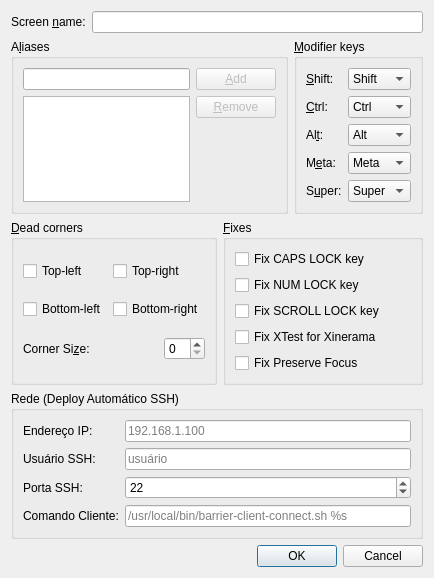
<?xml version="1.0" encoding="UTF-8"?>
<ui version="4.0">
 <class>ScreenSettingsDialogBase</class>
 <widget class="QDialog" name="ScreenSettingsDialogBase">
  <property name="geometry">
   <rect>
    <x>0</x>
    <y>0</y>
    <width>434</width>
    <height>437</height>
   </rect>
  </property>
  <property name="windowTitle">
   <string>Screen Settings</string>
  </property>
  <layout class="QVBoxLayout">
   <item>
    <layout class="QHBoxLayout">
     <item>
      <widget class="QLabel" name="label_7">
       <property name="text">
        <string>Screen &amp;name:</string>
       </property>
       <property name="buddy">
        <cstring>m_pLineEditName</cstring>
       </property>
      </widget>
     </item>
     <item>
      <widget class="QLineEdit" name="m_pLineEditName"/>
     </item>
    </layout>
   </item>
   <item>
    <layout class="QHBoxLayout">
     <item>
      <widget class="QGroupBox" name="m_pGroupAliases">
       <property name="enabled">
        <bool>true</bool>
       </property>
       <property name="title">
        <string>A&amp;liases</string>
       </property>
       <property name="checked">
        <bool>false</bool>
       </property>
       <layout class="QGridLayout">
        <item row="0" column="0">
         <widget class="QLineEdit" name="m_pLineEditAlias"/>
        </item>
        <item row="0" column="1">
         <widget class="QPushButton" name="m_pButtonAddAlias">
          <property name="enabled">
           <bool>false</bool>
          </property>
          <property name="text">
           <string>&amp;Add</string>
          </property>
         </widget>
        </item>
        <item row="1" column="0" rowspan="2">
         <widget class="QListWidget" name="m_pListAliases">
          <property name="selectionMode">
           <enum>QAbstractItemView::ExtendedSelection</enum>
          </property>
         </widget>
        </item>
        <item row="1" column="1">
         <widget class="QPushButton" name="m_pButtonRemoveAlias">
          <property name="enabled">
           <bool>false</bool>
          </property>
          <property name="text">
           <string>&amp;Remove</string>
          </property>
         </widget>
        </item>
        <item row="2" column="1">
         <spacer>
          <property name="orientation">
           <enum>Qt::Vertical</enum>
          </property>
          <property name="sizeHint" stdset="0">
           <size>
            <width>20</width>
            <height>126</height>
           </size>
          </property>
         </spacer>
        </item>
       </layout>
      </widget>
     </item>
     <item>
      <widget class="QGroupBox" name="m_pGroupModifiers">
       <property name="title">
        <string>&amp;Modifier keys</string>
       </property>
       <property name="checked">
        <bool>false</bool>
       </property>
       <layout class="QGridLayout">
        <item row="0" column="0">
         <widget class="QLabel" name="label_2">
          <property name="text">
           <string>&amp;Shift:</string>
          </property>
          <property name="buddy">
           <cstring>m_pComboBoxShift</cstring>
          </property>
         </widget>
        </item>
        <item row="0" column="1">
         <widget class="QComboBox" name="m_pComboBoxShift">
          <item>
           <property name="text">
            <string>Shift</string>
           </property>
          </item>
          <item>
           <property name="text">
            <string>Ctrl</string>
           </property>
          </item>
          <item>
           <property name="text">
            <string>Alt</string>
           </property>
          </item>
          <item>
           <property name="text">
            <string>Meta</string>
           </property>
          </item>
          <item>
           <property name="text">
            <string>Super</string>
           </property>
          </item>
          <item>
           <property name="text">
            <string>None</string>
           </property>
          </item>
         </widget>
        </item>
        <item row="1" column="0">
         <widget class="QLabel" name="label_3">
          <property name="text">
           <string>&amp;Ctrl:</string>
          </property>
          <property name="buddy">
           <cstring>m_pComboBoxCtrl</cstring>
          </property>
         </widget>
        </item>
        <item row="1" column="1">
         <widget class="QComboBox" name="m_pComboBoxCtrl">
          <property name="currentIndex">
           <number>1</number>
          </property>
          <item>
           <property name="text">
            <string>Shift</string>
           </property>
          </item>
          <item>
           <property name="text">
            <string>Ctrl</string>
           </property>
          </item>
          <item>
           <property name="text">
            <string>Alt</string>
           </property>
          </item>
          <item>
           <property name="text">
            <string>Meta</string>
           </property>
          </item>
          <item>
           <property name="text">
            <string>Super</string>
           </property>
          </item>
          <item>
           <property name="text">
            <string>None</string>
           </property>
          </item>
         </widget>
        </item>
        <item row="2" column="0">
         <widget class="QLabel" name="label_4">
          <property name="text">
           <string>Al&amp;t:</string>
          </property>
          <property name="buddy">
           <cstring>m_pComboBoxAlt</cstring>
          </property>
         </widget>
        </item>
        <item row="2" column="1">
         <widget class="QComboBox" name="m_pComboBoxAlt">
          <property name="currentIndex">
           <number>2</number>
          </property>
          <item>
           <property name="text">
            <string>Shift</string>
           </property>
          </item>
          <item>
           <property name="text">
            <string>Ctrl</string>
           </property>
          </item>
          <item>
           <property name="text">
            <string>Alt</string>
           </property>
          </item>
          <item>
           <property name="text">
            <string>Meta</string>
           </property>
          </item>
          <item>
           <property name="text">
            <string>Super</string>
           </property>
          </item>
          <item>
           <property name="text">
            <string>None</string>
           </property>
          </item>
         </widget>
        </item>
        <item row="3" column="0">
         <widget class="QLabel" name="label_5">
          <property name="text">
           <string>M&amp;eta:</string>
          </property>
          <property name="buddy">
           <cstring>m_pComboBoxMeta</cstring>
          </property>
         </widget>
        </item>
        <item row="3" column="1">
         <widget class="QComboBox" name="m_pComboBoxMeta">
          <property name="currentIndex">
           <number>3</number>
          </property>
          <item>
           <property name="text">
            <string>Shift</string>
           </property>
          </item>
          <item>
           <property name="text">
            <string>Ctrl</string>
           </property>
          </item>
          <item>
           <property name="text">
            <string>Alt</string>
           </property>
          </item>
          <item>
           <property name="text">
            <string>Meta</string>
           </property>
          </item>
          <item>
           <property name="text">
            <string>Super</string>
           </property>
          </item>
          <item>
           <property name="text">
            <string>None</string>
           </property>
          </item>
         </widget>
        </item>
        <item row="4" column="0">
         <widget class="QLabel" name="label_6">
          <property name="text">
           <string>S&amp;uper:</string>
          </property>
          <property name="buddy">
           <cstring>m_pComboBoxSuper</cstring>
          </property>
         </widget>
        </item>
        <item row="4" column="1">
         <widget class="QComboBox" name="m_pComboBoxSuper">
          <property name="currentIndex">
           <number>4</number>
          </property>
          <item>
           <property name="text">
            <string>Shift</string>
           </property>
          </item>
          <item>
           <property name="text">
            <string>Ctrl</string>
           </property>
          </item>
          <item>
           <property name="text">
            <string>Alt</string>
           </property>
          </item>
          <item>
           <property name="text">
            <string>Meta</string>
           </property>
          </item>
          <item>
           <property name="text">
            <string>Super</string>
           </property>
          </item>
          <item>
           <property name="text">
            <string>None</string>
           </property>
          </item>
         </widget>
        </item>
        <item row="5" column="0">
         <spacer>
          <property name="orientation">
           <enum>Qt::Vertical</enum>
          </property>
          <property name="sizeHint" stdset="0">
           <size>
            <width>20</width>
            <height>40</height>
           </size>
          </property>
         </spacer>
        </item>
       </layout>
      </widget>
     </item>
    </layout>
   </item>
   <item>
    <layout class="QHBoxLayout">
     <item>
      <widget class="QGroupBox" name="m_pGroupSwitchCorners">
       <property name="title">
        <string>&amp;Dead corners</string>
       </property>
       <property name="checked">
        <bool>false</bool>
       </property>
       <layout class="QGridLayout">
        <item row="0" column="0">
         <widget class="QCheckBox" name="m_pCheckBoxCornerTopLeft">
          <property name="text">
           <string>Top-left</string>
          </property>
         </widget>
        </item>
        <item row="0" column="1">
         <widget class="QCheckBox" name="m_pCheckBoxCornerTopRight">
          <property name="text">
           <string>Top-right</string>
          </property>
         </widget>
        </item>
        <item row="1" column="0">
         <widget class="QCheckBox" name="m_pCheckBoxCornerBottomLeft">
          <property name="text">
           <string>Bottom-left</string>
          </property>
         </widget>
        </item>
        <item row="1" column="1">
         <widget class="QCheckBox" name="m_pCheckBoxCornerBottomRight">
          <property name="text">
           <string>Bottom-right</string>
          </property>
         </widget>
        </item>
        <item row="2" column="0" colspan="2">
         <layout class="QHBoxLayout">
          <item>
           <widget class="QLabel" name="label">
            <property name="text">
             <string>Corner Si&amp;ze:</string>
            </property>
            <property name="buddy">
             <cstring>m_pSpinBoxSwitchCornerSize</cstring>
            </property>
           </widget>
          </item>
          <item>
           <spacer>
            <property name="orientation">
             <enum>Qt::Horizontal</enum>
            </property>
            <property name="sizeHint" stdset="0">
             <size>
              <width>40</width>
              <height>20</height>
             </size>
            </property>
           </spacer>
          </item>
          <item>
           <widget class="QSpinBox" name="m_pSpinBoxSwitchCornerSize"/>
          </item>
         </layout>
        </item>
       </layout>
      </widget>
     </item>
     <item>
      <widget class="QGroupBox" name="m_pGroupFixes">
       <property name="title">
        <string>&amp;Fixes</string>
       </property>
       <property name="checked">
        <bool>false</bool>
       </property>
       <layout class="QGridLayout">
        <item row="0" column="0">
         <widget class="QCheckBox" name="m_pCheckBoxCapsLock">
          <property name="text">
           <string>Fix CAPS LOCK key</string>
          </property>
         </widget>
        </item>
        <item row="1" column="0">
         <widget class="QCheckBox" name="m_pCheckBoxNumLock">
          <property name="text">
           <string>Fix NUM LOCK key</string>
          </property>
         </widget>
        </item>
        <item row="2" column="0">
         <widget class="QCheckBox" name="m_pCheckBoxScrollLock">
          <property name="text">
           <string>Fix SCROLL LOCK key</string>
          </property>
         </widget>
        </item>
        <item row="3" column="0">
         <widget class="QCheckBox" name="m_pCheckBoxXTest">
          <property name="text">
           <string>Fix XTest for Xinerama</string>
          </property>
          <property name="checked">
           <bool>false</bool>
          </property>
         </widget>
        </item>
	<item row="4" column="0">
         <widget class="QCheckBox" name="m_pCheckBoxPreserveFocus">
          <property name="text">
           <string>Fix Preserve Focus</string>
          </property>
          <property name="checked">
           <bool>false</bool>
          </property>
         </widget>
        </item>
        <item row="5" column="0">
         <spacer>
          <property name="orientation">
           <enum>Qt::Vertical</enum>
          </property>
          <property name="sizeHint" stdset="0">
           <size>
            <width>20</width>
            <height>40</height>
           </size>
          </property>
         </spacer>
        </item>
       </layout>
      </widget>
     </item>
    </layout>
   </item>
   <item>
    <widget class="QGroupBox" name="m_pGroupNetwork">
     <property name="title">
      <string>Rede (Deploy Automático SSH)</string>
     </property>
     <layout class="QFormLayout" name="formLayoutNetwork">
      <item row="0" column="0">
       <widget class="QLabel" name="label_net_ip">
        <property name="text">
         <string>Endereço IP:</string>
        </property>
        <property name="buddy">
         <cstring>m_pLineEditIP</cstring>
        </property>
       </widget>
      </item>
      <item row="0" column="1">
       <widget class="QLineEdit" name="m_pLineEditIP">
        <property name="placeholderText">
         <string>192.168.1.100</string>
        </property>
       </widget>
      </item>
      <item row="1" column="0">
       <widget class="QLabel" name="label_net_ssh_user">
        <property name="text">
         <string>Usuário SSH:</string>
        </property>
        <property name="buddy">
         <cstring>m_pLineEditSSHUser</cstring>
        </property>
       </widget>
      </item>
      <item row="1" column="1">
       <widget class="QLineEdit" name="m_pLineEditSSHUser">
        <property name="placeholderText">
         <string>usuário</string>
        </property>
       </widget>
      </item>
      <item row="2" column="0">
       <widget class="QLabel" name="label_net_ssh_port">
        <property name="text">
         <string>Porta SSH:</string>
        </property>
        <property name="buddy">
         <cstring>m_pSpinBoxSSHPort</cstring>
        </property>
       </widget>
      </item>
      <item row="2" column="1">
       <widget class="QSpinBox" name="m_pSpinBoxSSHPort">
        <property name="maximum">
         <number>65535</number>
        </property>
        <property name="value">
         <number>22</number>
        </property>
       </widget>
      </item>
      <item row="3" column="0">
       <widget class="QLabel" name="label_net_client_cmd">
        <property name="text">
         <string>Comando Cliente:</string>
        </property>
        <property name="buddy">
         <cstring>m_pLineEditClientCmd</cstring>
        </property>
       </widget>
      </item>
      <item row="3" column="1">
       <widget class="QLineEdit" name="m_pLineEditClientCmd">
        <property name="placeholderText">
         <string>/usr/local/bin/barrier-client-connect.sh %s</string>
        </property>
       </widget>
      </item>
     </layout>
    </widget>
   </item>
   <item>
    <spacer>
     <property name="orientation">
      <enum>Qt::Vertical</enum>
     </property>
     <property name="sizeHint" stdset="0">
      <size>
       <width>20</width>
       <height>40</height>
      </size>
     </property>
    </spacer>
   </item>
   <item>
    <widget class="QDialogButtonBox" name="m_pButtonBox">
     <property name="orientation">
      <enum>Qt::Horizontal</enum>
     </property>
     <property name="standardButtons">
      <set>QDialogButtonBox::Cancel|QDialogButtonBox::Ok</set>
     </property>
    </widget>
   </item>
  </layout>
 </widget>
 <resources/>
 <connections>
  <connection>
   <sender>m_pButtonBox</sender>
   <signal>accepted()</signal>
   <receiver>ScreenSettingsDialogBase</receiver>
   <slot>accept()</slot>
   <hints>
    <hint type="sourcelabel">
     <x>222</x>
     <y>502</y>
    </hint>
    <hint type="destinationlabel">
     <x>157</x>
     <y>274</y>
    </hint>
   </hints>
  </connection>
  <connection>
   <sender>m_pButtonBox</sender>
   <signal>rejected()</signal>
   <receiver>ScreenSettingsDialogBase</receiver>
   <slot>reject()</slot>
   <hints>
    <hint type="sourcelabel">
     <x>290</x>
     <y>508</y>
    </hint>
    <hint type="destinationlabel">
     <x>286</x>
     <y>274</y>
    </hint>
   </hints>
  </connection>
 </connections>
</ui>
